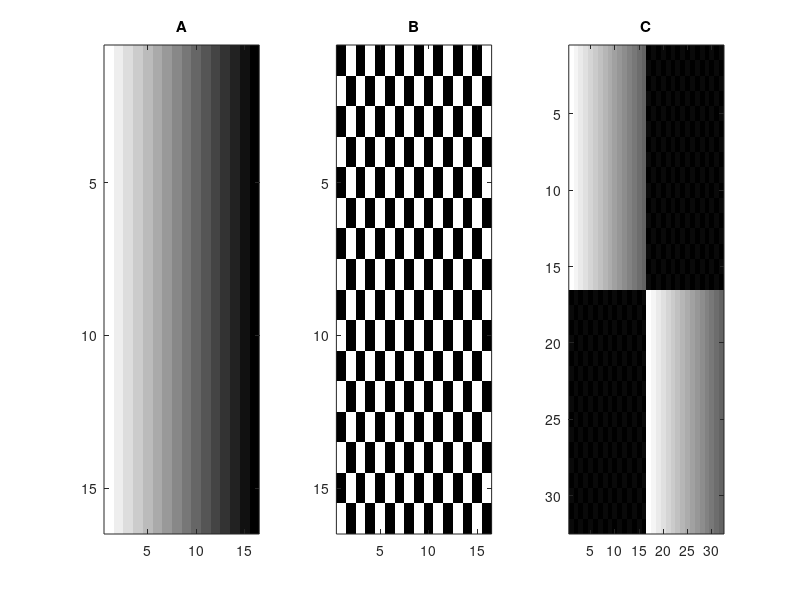

The MATLAB source for this figure:
for i = 1:16
    for j = 1:16
        A(i, j) = 255 - (j*10)
    end
end

A1 = mat2gray(A);
subplot(1, 3, 1), subimage(A1);
title('A');
%imshow(A1);

a = [0 9; 9 0];
b = [a a; a a];
c = [b b; b b];
B = [c c; c c];
B1 = mat2gray(B);
subplot(1, 3, 2), subimage(B1);
title('B');
%imshow(B1);

C = [A B; B A];
C1 = mat2gray(C);
subplot(1, 3, 3), subimage(C1);
title('C');
%imshow(C1);